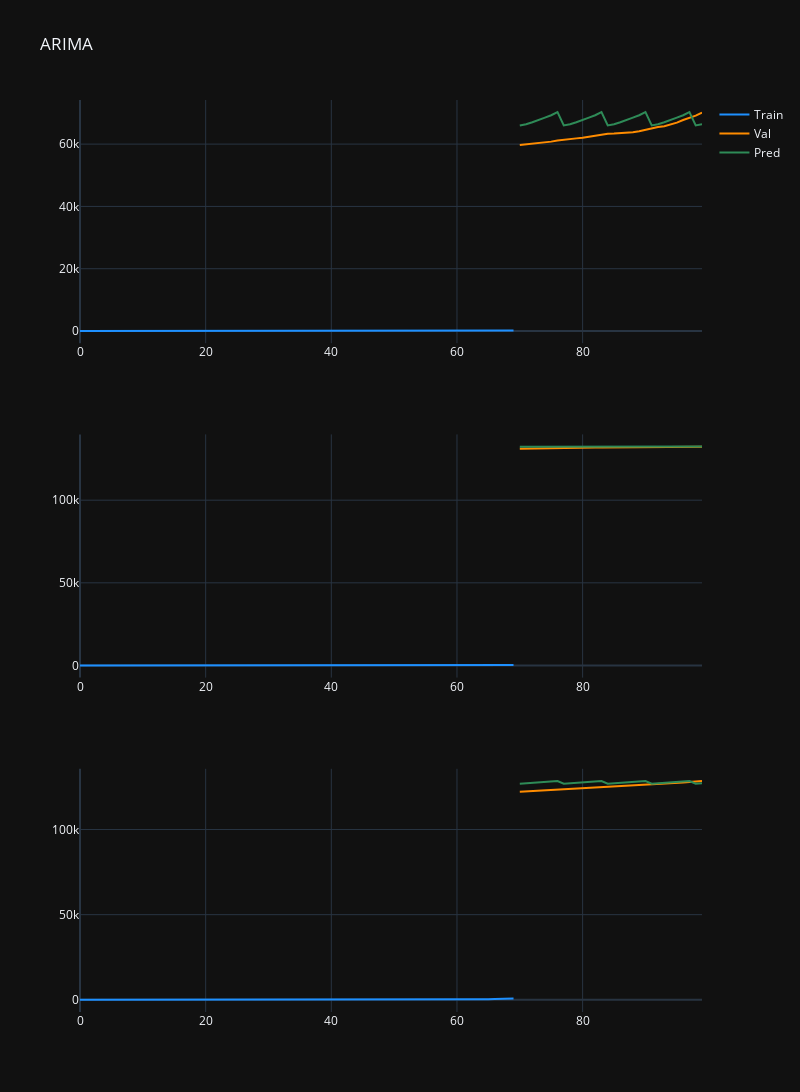

The cell this chart's notebook holds for it:
### Code cell
pred_1 = predictions[0]
pred_2 = predictions[1]
pred_3 = predictions[2]

fig = make_subplots(rows=3, cols=1)

fig.add_trace(
    go.Scatter(x=np.arange(70), mode='lines', y=train_dataset.loc[0].values, marker=dict(color="dodgerblue"),
               name="Train"),
    row=1, col=1
)

fig.add_trace(
    go.Scatter(x=np.arange(70, 100), y=val_dataset.loc[0].values, mode='lines', marker=dict(color="darkorange"),
               name="Val"),
    row=1, col=1
)

fig.add_trace(
    go.Scatter(x=np.arange(70, 100), y=pred_1, mode='lines', marker=dict(color="seagreen"),
               name="Pred"),
    row=1, col=1
)

fig.add_trace(
    go.Scatter(x=np.arange(70), mode='lines', y=train_dataset.loc[1].values, marker=dict(color="dodgerblue"), showlegend=False),
    row=2, col=1
)

fig.add_trace(
    go.Scatter(x=np.arange(70, 100), y=val_dataset.loc[1].values, mode='lines', marker=dict(color="darkorange"), showlegend=False),
    row=2, col=1
)

fig.add_trace(
    go.Scatter(x=np.arange(70, 100), y=pred_2, mode='lines', marker=dict(color="seagreen"), showlegend=False,
               name="Denoised signal"),
    row=2, col=1
)

fig.add_trace(
    go.Scatter(x=np.arange(70), mode='lines', y=train_dataset.loc[2].values, marker=dict(color="dodgerblue"), showlegend=False),
    row=3, col=1
)

fig.add_trace(
    go.Scatter(x=np.arange(70, 100), y=val_dataset.loc[2].values, mode='lines', marker=dict(color="darkorange"), showlegend=False),
    row=3, col=1
)

fig.add_trace(
    go.Scatter(x=np.arange(70, 100), y=pred_3, mode='lines', marker=dict(color="seagreen"), showlegend=False,
               name="Denoised signal"),
    row=3, col=1
)

fig.update_layout(height=1200, width=800, title_text="ARIMA")
fig.show()

### Figure 1 — Plotly figure (JSON) as saved in the notebook; plotly's stock layout.template omitted (floating-point values rounded to 4 significant figures; data arrays with more than 128 entries replaced by an {"elided": "..."} marker saying what was removed)
{"data": [{"marker": {"color": "dodgerblue"}, "mode": "lines", "name": "Train", "type": "scatter", "x": [0, 1, 2, 3, 4, 5, 6, 7, 8, 9, 10, 11, 12, 13, 14, 15, 16, 17, 18, 19, 20, 21, 22, 23, 24, 25, 26, 27, 28, 29, 30, 31, 32, 33, 34, 35, 36, 37, 38, 39, 40, 41, 42, 43, 44, 45, 46, 47, 48, 49, 50, 51, 52, 53, 54, 55, 56, 57, 58, 59, 60, 61, 62, 63, 64, 65, 66, 67, 68, 69], "xaxis": "x", "y": {"elided": "494 int values"}, "yaxis": "y"}, {"marker": {"color": "darkorange"}, "mode": "lines", "name": "Val", "type": "scatter", "x": [70, 71, 72, 73, 74, 75, 76, 77, 78, 79, 80, 81, 82, 83, 84, 85, 86, 87, 88, 89, 90, 91, 92, 93, 94, 95, 96, 97, 98, 99], "xaxis": "x", "y": [59745, 59939, 60122, 60300, 60563, 60797, 61162, 61455, 61755, 61842, 62063, 62403, 62718, 63045, 63355, 63412, 63484, 63598, 63819, 64122, 64575, 65080, 65486, 65728, 66275, 66903, 67743, 68366, 69130, 70111], "yaxis": "y"}, {"marker": {"color": "seagreen"}, "mode": "lines", "name": "Pred", "type": "scatter", "x": [70, 71, 72, 73, 74, 75, 76, 77, 78, 79, 80, 81, 82, 83, 84, 85, 86, 87, 88, 89, 90, 91, 92, 93, 94, 95, 96, 97, 98, 99], "xaxis": "x", "y": [65980.0, 66370.0, 67000.0, 67860.0, 68480.0, 69260.0, 70260.0, 65980.0, 66370.0, 67000.0, 67860.0, 68480.0, 69260.0, 70260.0, 65980.0, 66370.0, 67000.0, 67860.0, 68480.0, 69260.0, 70260.0, 65980.0, 66370.0, 67000.0, 67860.0, 68480.0, 69260.0, 70260.0, 65980.0, 66370.0], "yaxis": "y"}, {"marker": {"color": "dodgerblue"}, "mode": "lines", "showlegend": false, "type": "scatter", "x": [0, 1, 2, 3, 4, 5, 6, 7, 8, 9, 10, 11, 12, 13, 14, 15, 16, 17, 18, 19, 20, 21, 22, 23, 24, 25, 26, 27, 28, 29, 30, 31, 32, 33, 34, 35, 36, 37, 38, 39, 40, 41, 42, 43, 44, 45, 46, 47, 48, 49, 50, 51, 52, 53, 54, 55, 56, 57, 58, 59, 60, 61, 62, 63, 64, 65, 66, 67, 68, 69], "xaxis": "x2", "y": {"elided": "494 int values"}, "yaxis": "y2"}, {"marker": {"color": "darkorange"}, "mode": "lines", "showlegend": false, "type": "scatter", "x": [70, 71, 72, 73, 74, 75, 76, 77, 78, 79, 80, 81, 82, 83, 84, 85, 86, 87, 88, 89, 90, 91, 92, 93, 94, 95, 96, 97, 98, 99], "xaxis": "x2", "y": [131085, 131185, 131238, 131276, 131327, 131419, 131510, 131577, 131666, 131723, 131753, 131803, 131845, 131890, 131939, 131978, 132015, 132032, 132071, 132095, 132118, 132153, 132176, 132209, 132215, 132229, 132244, 132264, 132285, 132297], "yaxis": "y2"}, {"marker": {"color": "seagreen"}, "mode": "lines", "name": "Denoised signal", "showlegend": false, "type": "scatter", "x": [70, 71, 72, 73, 74, 75, 76, 77, 78, 79, 80, 81, 82, 83, 84, 85, 86, 87, 88, 89, 90, 91, 92, 93, 94, 95, 96, 97, 98, 99], "xaxis": "x2", "y": [132300.0, 132300.0, 132300.0, 132300.0, 132300.0, 132400.0, 132400.0, 132400.0, 132400.0, 132400.0, 132400.0, 132400.0, 132400.0, 132400.0, 132400.0, 132400.0, 132400.0, 132400.0, 132400.0, 132400.0, 132400.0, 132400.0, 132400.0, 132400.0, 132400.0, 132400.0, 132400.0, 132400.0, 132500.0, 132400.0], "yaxis": "y2"}, {"marker": {"color": "dodgerblue"}, "mode": "lines", "showlegend": false, "type": "scatter", "x": [0, 1, 2, 3, 4, 5, 6, 7, 8, 9, 10, 11, 12, 13, 14, 15, 16, 17, 18, 19, 20, 21, 22, 23, 24, 25, 26, 27, 28, 29, 30, 31, 32, 33, 34, 35, 36, 37, 38, 39, 40, 41, 42, 43, 44, 45, 46, 47, 48, 49, 50, 51, 52, 53, 54, 55, 56, 57, 58, 59, 60, 61, 62, 63, 64, 65, 66, 67, 68, 69], "xaxis": "x3", "y": {"elided": "494 int values"}, "yaxis": "y3"}, {"marker": {"color": "darkorange"}, "mode": "lines", "showlegend": false, "type": "scatter", "x": [70, 71, 72, 73, 74, 75, 76, 77, 78, 79, 80, 81, 82, 83, 84, 85, 86, 87, 88, 89, 90, 91, 92, 93, 94, 95, 96, 97, 98, 99], "xaxis": "x3", "y": [122108, 122311, 122522, 122717, 122999, 123272, 123473, 123692, 123900, 124104, 124288, 124483, 124682, 124889, 125059, 125194, 125311, 125485, 125693, 125896, 126156, 126434, 126651, 126860, 127107, 127361, 127646, 127926, 128198, 128456], "yaxis": "y3"}, {"marker": {"color": "seagreen"}, "mode": "lines", "name": "Denoised signal", "showlegend": false, "type": "scatter", "x": [70, 71, 72, 73, 74, 75, 76, 77, 78, 79, 80, 81, 82, 83, 84, 85, 86, 87, 88, 89, 90, 91, 92, 93, 94, 95, 96, 97, 98, 99], "xaxis": "x3", "y": [126900.0, 127100.0, 127400.0, 127700.0, 128000.0, 128200.0, 128500.0, 126900.0, 127100.0, 127400.0, 127700.0, 128000.0, 128200.0, 128500.0, 126900.0, 127100.0, 127400.0, 127700.0, 128000.0, 128200.0, 128500.0, 126900.0, 127100.0, 127400.0, 127700.0, 128000.0, 128200.0, 128500.0, 126900.0, 127100.0], "yaxis": "y3"}], "layout": {"height": 1200, "title": {"text": "ARIMA"}, "width": 800, "xaxis": {"anchor": "y", "domain": [0, 1]}, "xaxis2": {"anchor": "y2", "domain": [0, 1]}, "xaxis3": {"anchor": "y3", "domain": [0, 1]}, "yaxis": {"anchor": "x", "domain": [0.7333, 1]}, "yaxis2": {"anchor": "x2", "domain": [0.3667, 0.6333]}, "yaxis3": {"anchor": "x3", "domain": [0, 0.2667]}}}
